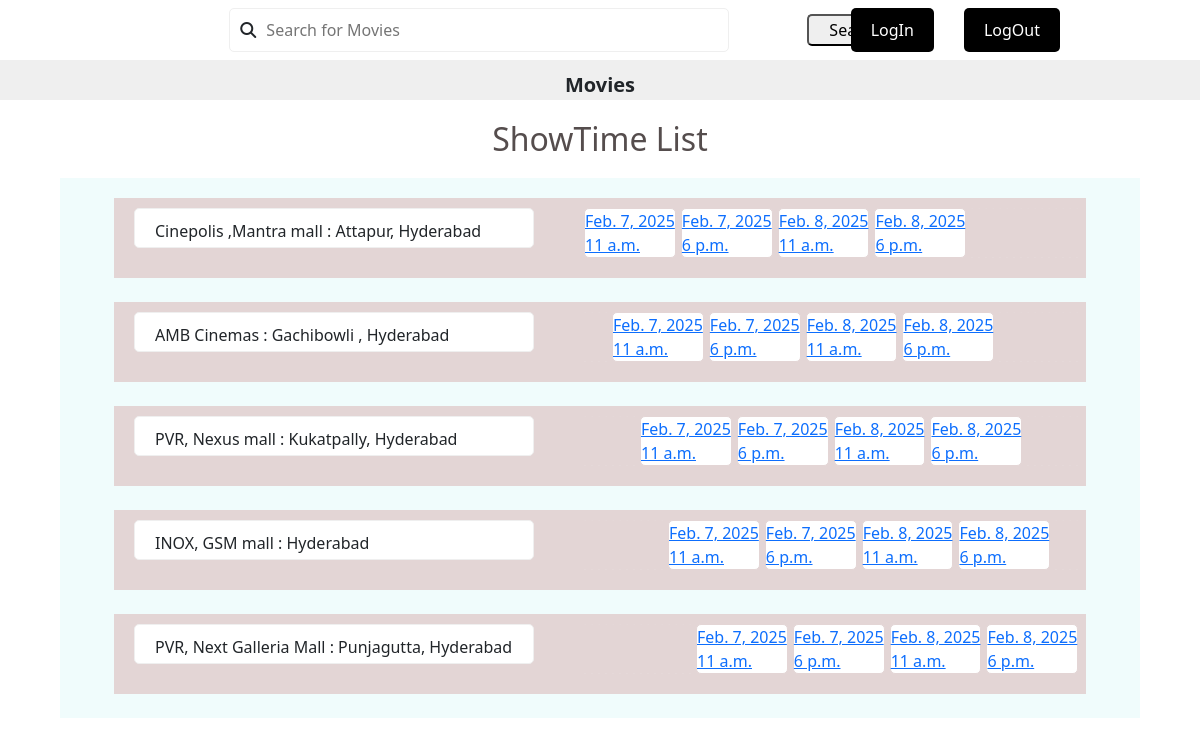
Screenshot of /show_list/2 with the database file from the repository.
### app/models.py (models this page shows, shortened)
class Theater(models.Model):
    name = models.CharField(max_length=100)
    location = models.CharField(max_length=1000)

class ShowTime(models.Model):
    movie = models.ForeignKey(Movie, on_delete=models.CASCADE)
    theater = models.ForeignKey(Theater, on_delete=models.CASCADE)
    show_time = models.DateTimeField()
    available_seats = models.IntegerField(default=50)
    price = models.DecimalField(max_digits=6, decimal_places=2)

### app/views.py (the view)
# urls.py: path('show_list/<int:movie_id>',views.showtime_list,name='show_list'),
def showtime_list(request,movie_id):
    theater = Theater.objects.all()
    showtime = ShowTime.objects.filter(movie = movie_id)
    movie = get_object_or_404(Movie, pk=movie_id)
    context = {
        'movie': movie,
        'theater':theater,
        'showtime': showtime
    }
    return render(request,'showtime_list.html',context)

### app/templates/showtime_list.html (shortened to what this page needs)
{% extends 'index.html' %}
{% block content %}
    <h2 id="fh2">ShowTime List</h2>
    <form method="post">
        <section id="fsec1">
            {% for i in theater %}
            <div id="fmain">
                <div id="fdiv1">
                    {{i.name}} : {{i.location}}
                </div>
                <div id="fdiv2">
                    {% for j in showtime %}
                    <div id="fdiv3">
                        {% if j.theater == i %}
                            <a href="{% url 'tickets' j.id %}">
                                {{j.show_time.date}}<br>
                                {{j.show_time.time}}
                            </a>
                        {% endif %}
                    </div>
                    {% endfor %} <br>
                </div>
            </div> <br>
            {% endfor %}
        </section>
    </form>
{% endblock content %}

### static/css/style.css (style rules this page uses)
* { padding: 0%; margin: 0%; box-sizing: border-box; }
#fsec1 { width: 100%; background-color: #f0fcfc; width: 90%; margin: auto; margin-top: 20px; padding-top: 20px; }
#fdiv1 { height: 40px; width: 400px; padding-top: 10px; padding-left: 20px; margin-left: 20px; background-color: white; border: 1px solid #efefef; border-radius: 5px; }
#fmain { display: flex; gap: 50px; background-color: rgb(227, 213, 213); height: 80px; width: 90%; margin: auto; padding-top: 10px; }
#fdiv2 { display: flex; gap: 5px; }
#fdiv3 { border: 1px solid rgb(227, 213, 213); border-radius: 5px; height: 50px; background-color: white; display: flex; align-items: center; color: rgb(151, 221, 46); }
#fh2 { text-align: center; color: #554d4d; padding-top: 20px; }

### rows the page displays
Theater: name "Cinepolis ,Mantra mall", location "Attapur, Hyderabad"
ShowTime: show_time "Feb. 7, 2025", show_time.time "11 a.m."
ShowTime: show_time "Feb. 7, 2025", show_time.time "6 p.m."
ShowTime: show_time "Feb. 8, 2025", show_time.time "11 a.m."
ShowTime: show_time "Feb. 8, 2025", show_time.time "6 p.m."
ShowTime: show_time "Feb. 7, 2025", show_time.time "11 a.m."
ShowTime: show_time "Feb. 7, 2025", show_time.time "6 p.m."
ShowTime: show_time "Feb. 8, 2025", show_time.time "11 a.m."
ShowTime: show_time "Feb. 8, 2025", show_time.time "6 p.m."
ShowTime: show_time "Feb. 7, 2025", show_time.time "11 a.m."
ShowTime: show_time "Feb. 7, 2025", show_time.time "6 p.m."
ShowTime: show_time "Feb. 8, 2025", show_time.time "11 a.m."
ShowTime: show_time "Feb. 8, 2025", show_time.time "6 p.m."
ShowTime: show_time "Feb. 7, 2025", show_time.time "11 a.m."
ShowTime: show_time "Feb. 7, 2025", show_time.time "6 p.m."
ShowTime: show_time "Feb. 8, 2025", show_time.time "11 a.m."
ShowTime: show_time "Feb. 8, 2025", show_time.time "6 p.m."
ShowTime: show_time "Feb. 7, 2025", show_time.time "11 a.m."
ShowTime: show_time "Feb. 7, 2025", show_time.time "6 p.m."
ShowTime: show_time "Feb. 8, 2025", show_time.time "11 a.m."
ShowTime: show_time "Feb. 8, 2025", show_time.time "6 p.m."
Theater: name "AMB Cinemas", location "Gachibowli , Hyderabad"
Theater: name "PVR, Nexus mall", location "Kukatpally, Hyderabad"
Theater: name "INOX, GSM mall", location "Hyderabad"
Theater: name "PVR, Next Galleria Mall", location "Punjagutta, Hyderabad"
